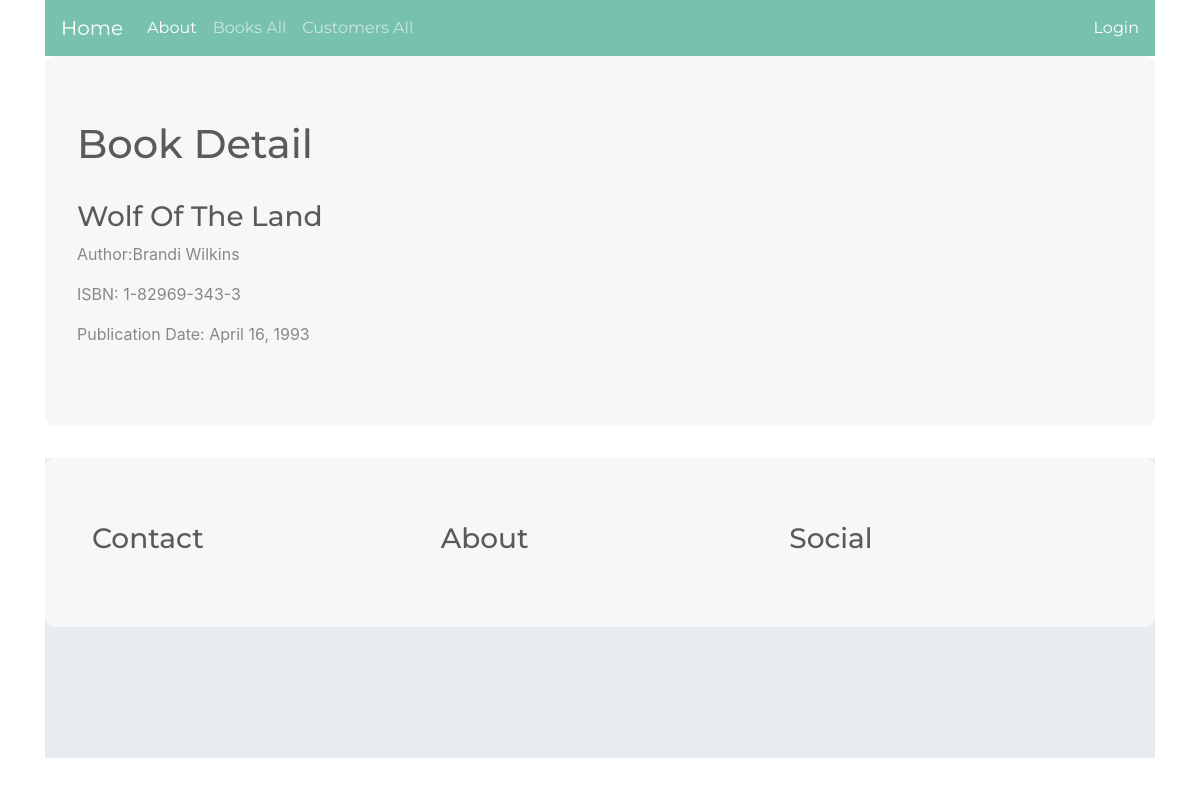
Screenshot of /library_app/books/1/ with the database file from the repository.
### library_app/models.py (models this page shows, shortened)
class Book(models.Model):
    user_owner = models.ForeignKey(User, on_delete=models.SET_NULL, null=True, blank=True)
    owner = models.ForeignKey(Customer, on_delete=models.CASCADE,null=True, related_name='customer_book')
    book_title=models.CharField(max_length=255)
    book_author=models.CharField(max_length=255,default="", editable=False)
    book_isbn_no=models.CharField(max_length=255,default='SOME STRING')
    book_pub_date=models.DateField()

### library_app/views.py (the view)
# urls.py: url(r'^books/(?P<pk>[0-9]+)/$', views.BookDetailView.as_view(), name='book-detail'),
class BookDetailView(generic.DetailView):
    model = Book
    template_name = 'library_app/book-detail.html'

### library_app/templates/library_app/book-detail.html
{% extends "library_app/base_generic.html" %}
{% block content %}
<h1>Book Detail</h1>
<br>
<h3>{{ book.book_title }}</h3>
<p>Author:{{ book.book_author}}</p>
<p>ISBN: {{ book.book_isbn_no }}</p>
<p>Publication Date: {{ book.book_pub_date}}</p>
{% endblock %}

### rows the page displays
Book: book_title "Wolf Of The Land", book_author "Brandi Wilkins", book_isbn_no "1-82969-343-3", book_pub_date "April 16, 1993"
